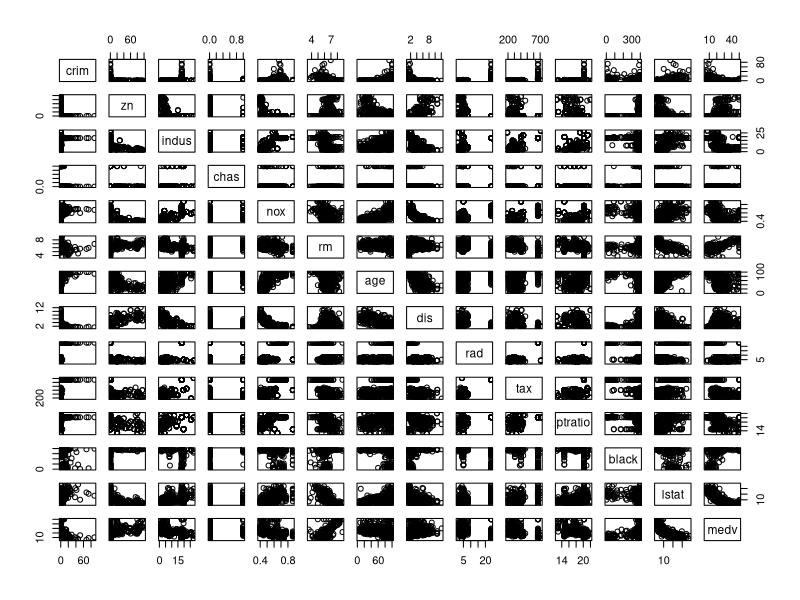
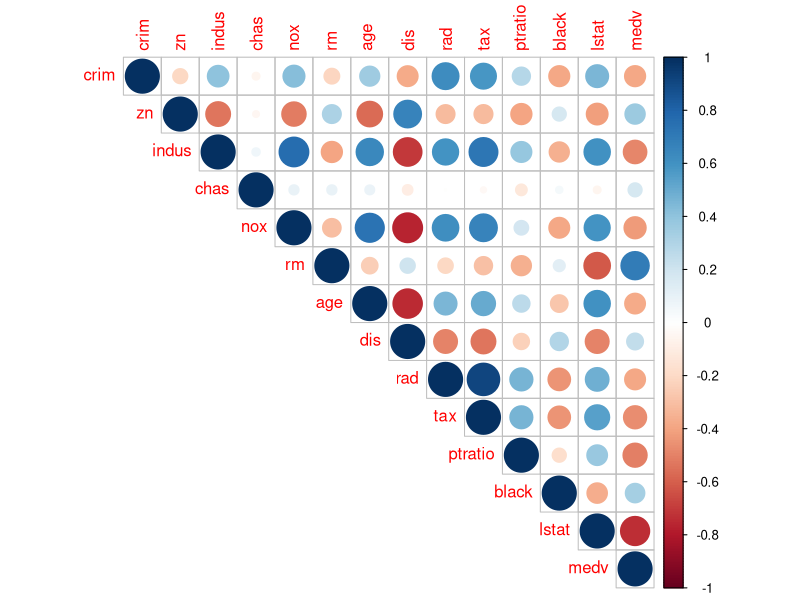
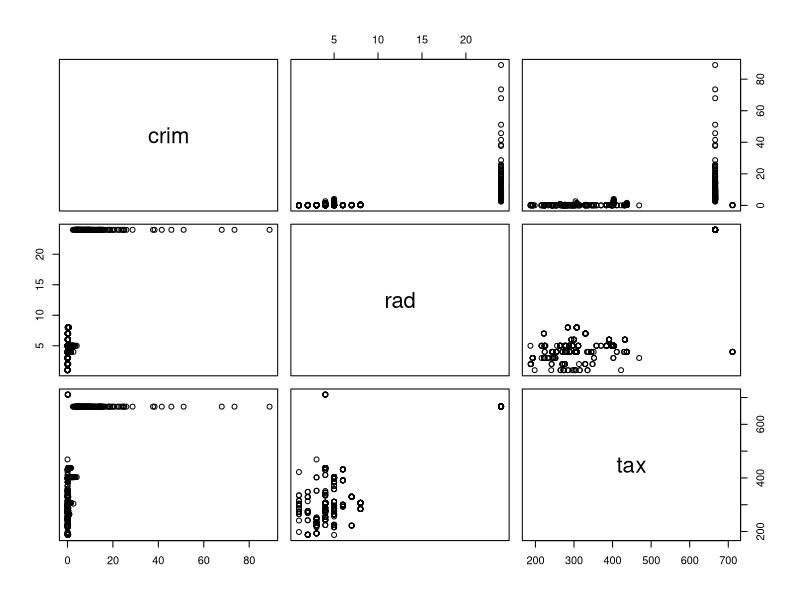
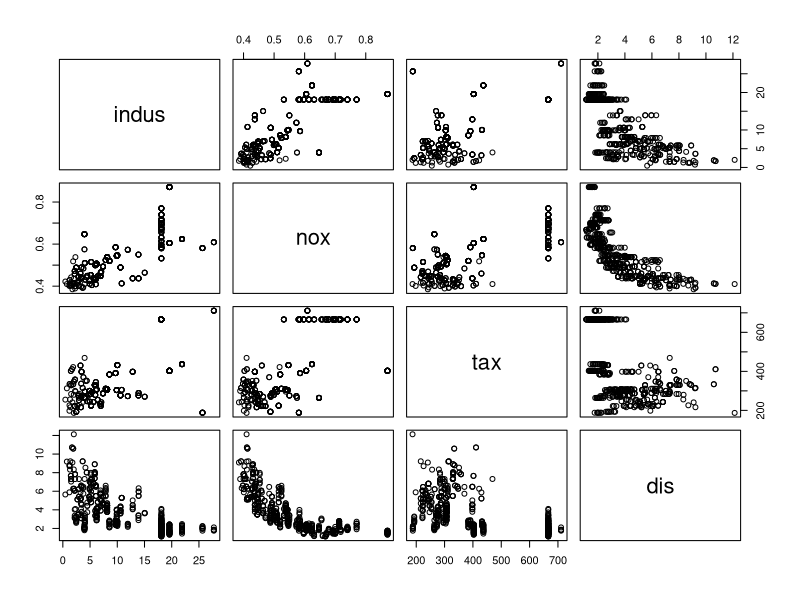
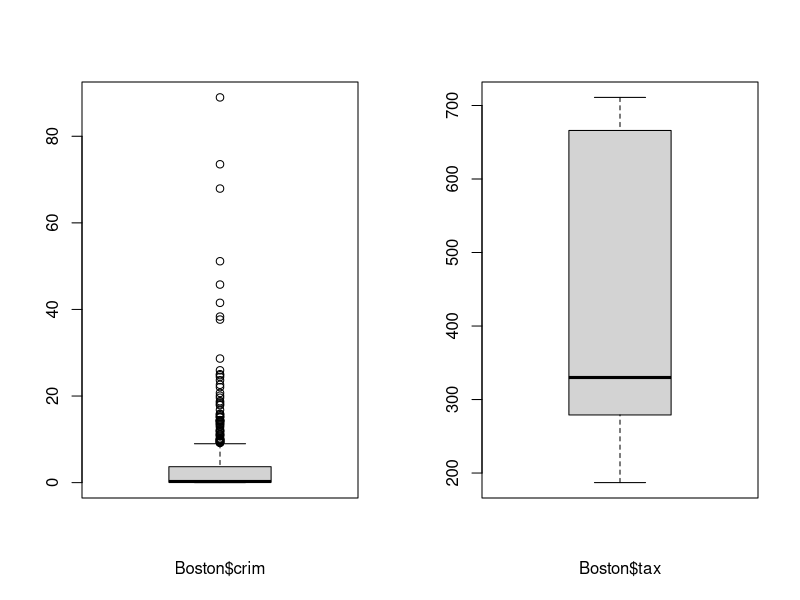
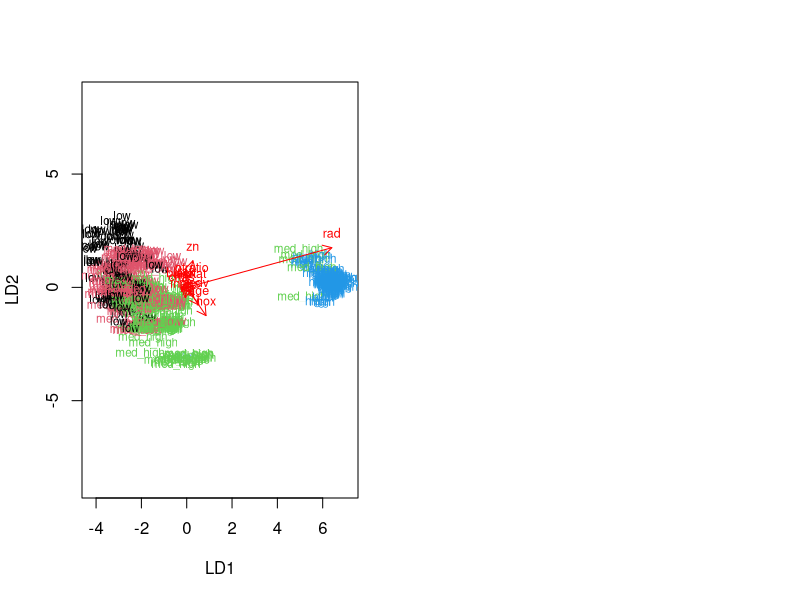
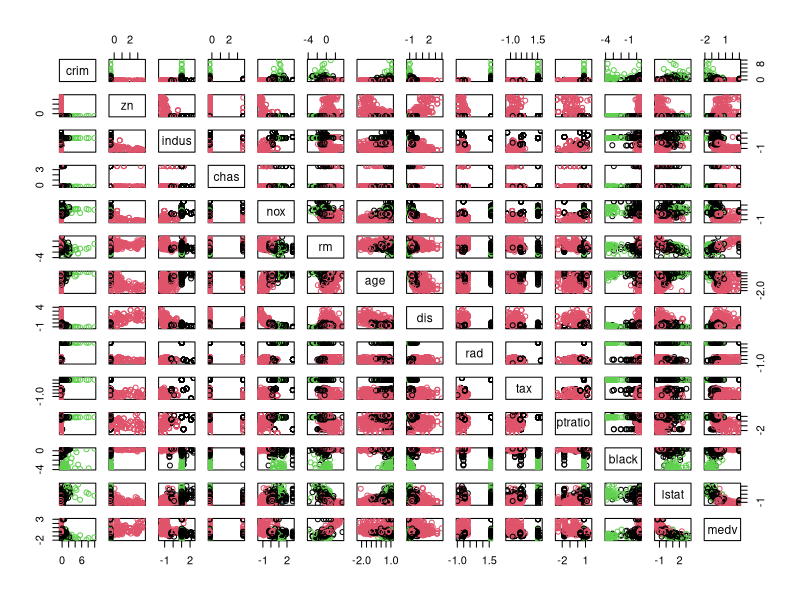
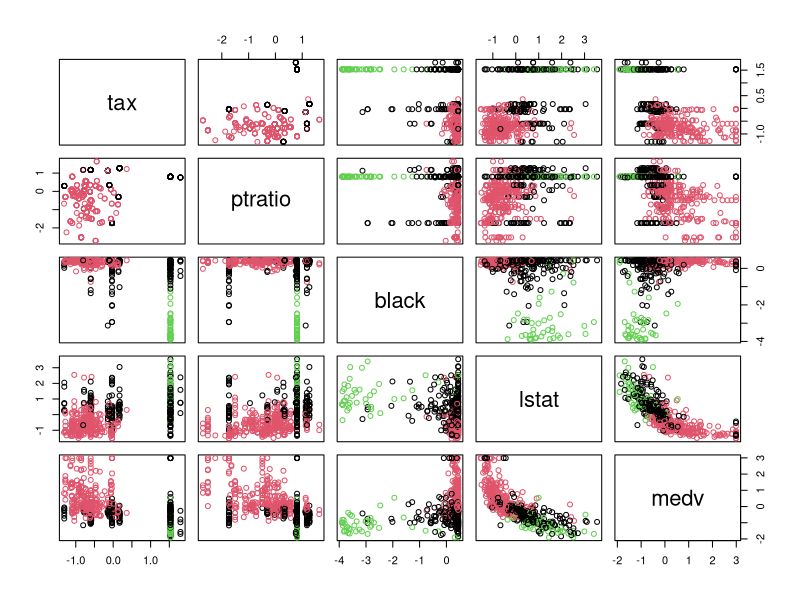

Reproduce these figures in R, in order.
## ---- chunk 1
date()
## ---- chunk 2
library(MASS)
data("Boston")

str(Boston)
dim(Boston)
## ---- chunk 3
summary(Boston)
## ---- chunk 4
pairs(Boston)
## ---- chunk 5
library(corrplot)
cor_matrix <- cor(Boston) 
corrplot(cor_matrix, method="circle", type="upper")
## ---- chunk 6
pairs(~crim+rad+tax,data=Boston)
## ---- chunk 7
pairs(~indus+nox+tax+dis, data=Boston)
## ---- chunk 8
boston_scaled <- scale(Boston)
summary(boston_scaled)
## ---- chunk 9
par(mfrow =c(1,2))
boxplot(Boston$crim, xlab="Boston$crim")
boxplot(Boston$tax, xlab="Boston$tax")
## ---- chunk 10
boston_scaled <- as.data.frame(boston_scaled)
bins <- quantile(boston_scaled$crim)

# We'll label the values of the new variable "low", "med_low", "med_high", and "high"
crime <- cut(boston_scaled$crim, breaks = bins, include.lowest = TRUE, label=c("low", "med_low", "med_high", "high"))
## ---- chunk 11
boston_scaled$crim <- crime
table(boston_scaled$crim)
## ---- chunk 12
library(dplyr)

# Randomly choose 80% of the observations and select these for the training set
n <- nrow(boston_scaled)
ind <- sample(n, size=n * 0.8)
train <- boston_scaled[ind,]

# Use the rest for the test set
test <- boston_scaled[-ind,]
## ---- chunk 13
# linear discriminant analysis
lda.fit <- lda(crim ~., data = train)

# the function for lda biplot arrows
lda.arrows <- function(x, myscale = 1, arrow_heads = 0.1, color = "red", tex = 0.75, choices = c(1,2)){
  heads <- coef(x)
  arrows(x0 = 0, y0 = 0, 
         x1 = myscale * heads[,choices[1]], 
         y1 = myscale * heads[,choices[2]], col=color, length = arrow_heads)
  text(myscale * heads[,choices], labels = row.names(heads), 
       cex = tex, col=color, pos=3)
}

# target classes as numeric
classes <- as.numeric(train$crim)

# plot the lda results
plot(lda.fit, dimen = 2, col = classes, pch = classes)
lda.arrows(lda.fit, myscale = 2)
## ---- chunk 14
lda.fit
## ---- chunk 15
correct_classes <- test$crim
test <- dplyr::select(test, -crim)

# predict classes with test data
lda.pred <- predict(lda.fit, newdata = test)

# cross tabulate the results
table(correct = correct_classes, predicted = lda.pred$class)
## ---- chunk 16
data("Boston")
boston_scaled <- scale(Boston)
summary(boston_scaled)
## ---- chunk 17
dist_eu <- dist(boston_scaled)
km <-kmeans(boston_scaled, centers = 3)

# plot the Boston dataset with clusters
pairs(boston_scaled, col = km$cluster)
## ---- chunk 18
pairs(boston_scaled[,10:14], col = km$cluster)
## ---- chunk 19
set.seed(123)
k_max <- 10

# calculate the total within sum of squares
twcss <- sapply(1:k_max, function(k){kmeans(boston_scaled, k)$tot.withinss})

# visualize the results
plot(x = 1:k_max, y = twcss)
## ---- chunk 20
km <-kmeans(boston_scaled, centers = 2)
pairs(boston_scaled[,10:14], col = km$cluster)
